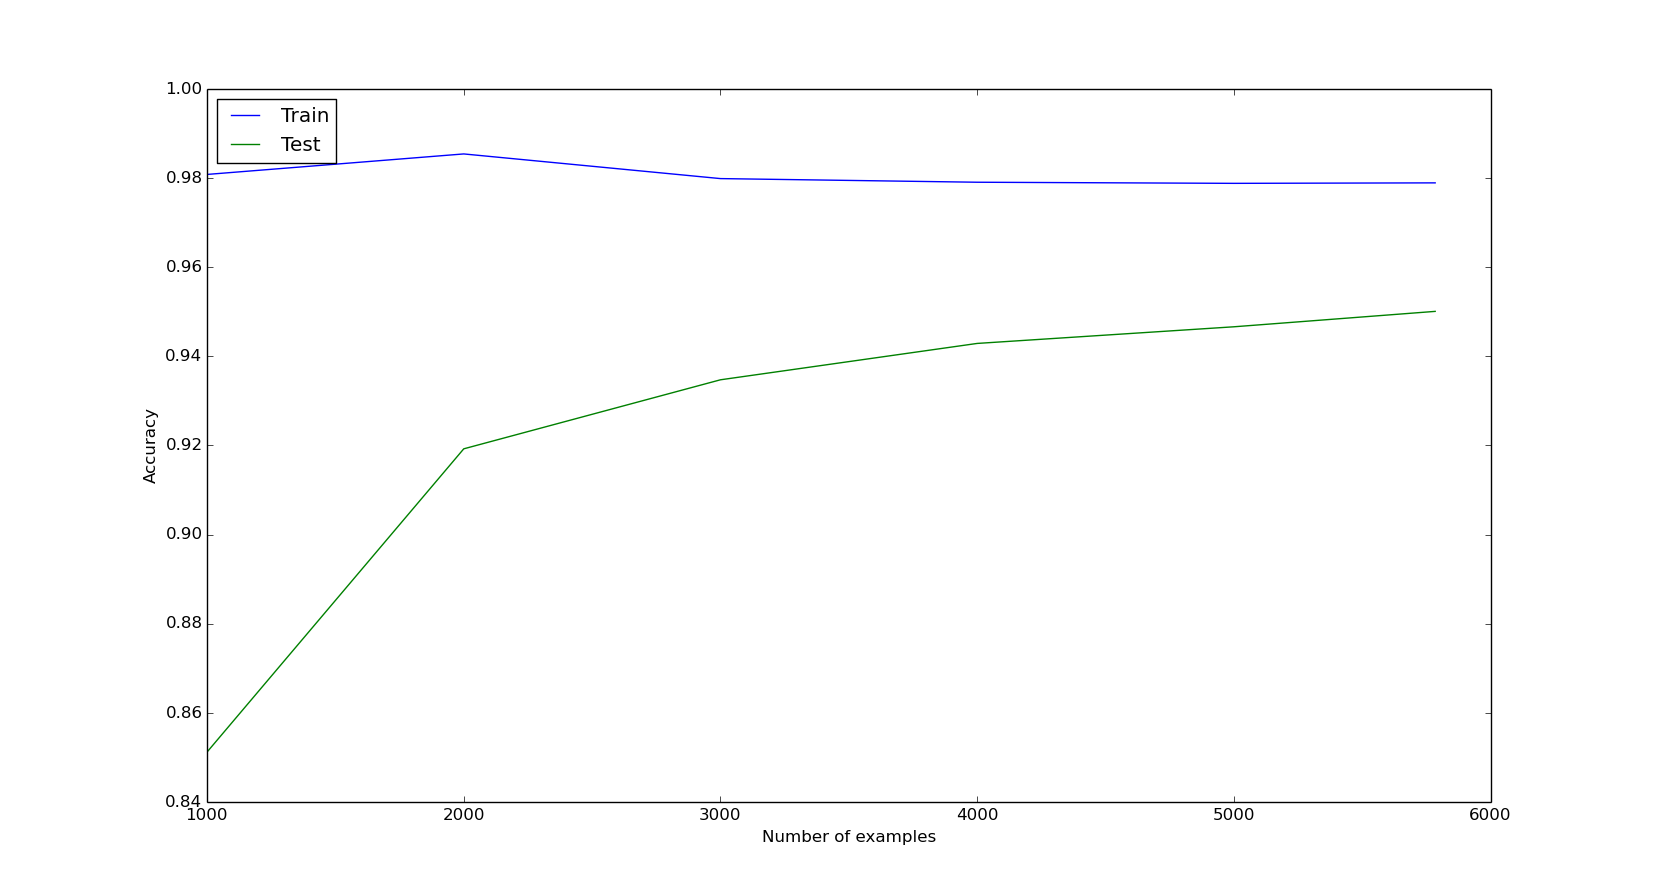

The script that drew this image:

# coding: utf-8

# In[19]:

import random
from collections import Counter
import math
import time

def chunks(l, n):
    n = max(1, n)
    return [l[i:i + n] for i in range(0, len(l), n)]

def getAllLines():
    filename=open('20ng-rec_talk.txt','r')
    categories = []
    vocab_set = set()
    list_of_all_freq_counters_per_doc = []
    original_counter = Counter()
    all_lines = filename.readlines()
    random.shuffle(all_lines) ##randomize
    return all_lines


def getVocabAndCategorySets(all_lines):
    categories = []
    vocab_set = set()
    for line in all_lines: ##vocab on entire data!
        line = line.split()
        categories.append(line[0])
        line = line[1:]
        set_line = set(line)
        vocab_set = vocab_set | set_line
    return vocab_set, set(categories)

def prepareTrainAndTestSet(all_lines, split_count = 5): ##Part D change here!
    (l1,l2,l3,l4,l5) = chunks(all_lines,len(all_lines)/split_count)
    train_list = []
    test_list = []
    
    ##5 is test
    train_list.append(l1+l2+l3+l4)
    test_list.append(l5)
    
    ##4 is test
    train_list.append(l1+l2+l3+l5)
    test_list.append(l4)
    
    ##3 is test
    train_list.append(l1+l2+l5+l4)
    test_list.append(l3)
    
    ##2 is test
    train_list.append(l1+l5+l3+l4)
    test_list.append(l2)
    
    ##1 is test
    train_list.append(l5+l2+l3+l4)
    test_list.append(l1)
        
    return train_list, test_list

def getProbForEactCategory(categories, categories_set):
    ##this is on the training set
    counter_category_all =  Counter(categories)
    #print counter_category_all ##can work directly on this using python i think!
    #print '\n'
    prob_cat_all = Counter()
    total_cat = len(categories)
    for cat in categories_set:
        prob_cat_all[cat] = counter_category_all[cat]/float(total_cat)
    return prob_cat_all ##OUR PVJ
#prob_cat_all = getProbForEactCategory(categories)
#print prob_cat_all

def getCoreDataStructures1(train_list, categories_set):
    ##now everything on train data
    categories = []
    category_lenth_Counter = Counter() ##total number of words in each category
    category_word_Counter = Counter() ##counter for each word per category
    for cat in categories_set:
        category_lenth_Counter[cat] = 0
        category_word_Counter[cat] = Counter()
    for line in train_list:
        line = line.split()
        presernt_cat = line[0]
        categories.append(presernt_cat)    
        line = line[1:]
        category_lenth_Counter[presernt_cat] = category_lenth_Counter[presernt_cat] + len(line) 
        counts_dict_present_doc = Counter(line)
        category_word_Counter[presernt_cat] = category_word_Counter[presernt_cat] + counts_dict_present_doc 
        #list_of_all_freq_counters_per_doc.append(counts_dict_each_doc)
        #original_counter = original_counter + counts_dict_each_doc
    return category_lenth_Counter, category_word_Counter, categories
# start = time.time()
# category_lenth_Counter, category_word_Counter, categories = getCoreDataStructures1(train_list, categories_set)
# end = time.time()
# print str(end-start) + ' seconds'

##categories_vocab_set is a bug, remove this argument from all places
def getCoreDataStructures2(vocab_set, categories_vocab_set, category_lenth_Counter, category_word_Counter, categories_set):
    dim1 = Counter() ##counter against words
    vocab_count = len(vocab_set)
    for wk in vocab_set:
            dim2 = Counter() ##counter against labels/categories
            for catk in categories_set:
                n = category_lenth_Counter[catk]
                nk = category_word_Counter[catk][wk]
                dim2[catk] =  float(nk+1)/float(n+vocab_count)
            dim1[wk] = dim2
    return dim1

def getTestAccuracy(test_list, dim1, categories_set, prob_cat_all):
    count = 0
    for line in test_list:
        line = line.split()
        presernt_cat = line[0] ##actually the category
        #print presernt_cat,
        line = line[1:]
        prob_Counter_per_cat = Counter()
        output_cat = '' ##our predicted category
        max_prob_cat = -10000000000
        for curr_cat in categories_set:
            curr_prob = math.log10(prob_cat_all[curr_cat])
            for word in line:
                curr_prob = curr_prob + math.log10(dim1[word][curr_cat])
            prob_Counter_per_cat[curr_cat] = curr_prob
            if curr_prob > max_prob_cat:
                max_prob_cat = curr_prob
                output_cat = curr_cat
        #print output_cat
        if presernt_cat == output_cat:
            count = count +1
    return float(count)/len(test_list)

def getTestAccuracyWithConfusionMatrix(test_list, dim1, categories_set, prob_cat_all):
    count = 0
    for line in test_list:
        line = line.split()
        presernt_cat = line[0] ##actually the category
        #print presernt_cat,
        line = line[1:]
        prob_Counter_per_cat = Counter()
        output_cat = '' ##our predicted category
        max_prob_cat = -10000000000
        for curr_cat in categories_set:
            curr_prob = math.log10(prob_cat_all[curr_cat])
            for word in line:
                curr_prob = curr_prob + math.log10(dim1[word][curr_cat])
            prob_Counter_per_cat[curr_cat] = curr_prob
            if curr_prob > max_prob_cat:
                max_prob_cat = curr_prob
                output_cat = curr_cat
        
        #print output_cat
        if presernt_cat == output_cat:
            count = count +1
        ##dict of confusion
        ##gloabl
        
        global confusionDict
        confusionDict[presernt_cat][output_cat] = confusionDict[presernt_cat][output_cat] + 1 
        
    return float(count)/len(test_list)

def printConfusionDict(someDict):
    allKeys = someDict.keys()
    print '\t',
    for key in allKeys:
        print key+' ',
    for key1 in allKeys:
        print key1 + ' '
        for key2 in allKeys:
            print str(someDict[key1][key2])+'\t', 

    
def partA():
    start = time.time()
    all_lines = getAllLines()
    vocab_set, categories_set = getVocabAndCategorySets(all_lines)
    #print len(vocab_set), len(categories_set)
    print categories_set
    train_list_collection, test_list_collection = prepareTrainAndTestSet(all_lines)
    #print len(train_list), len(test_list)
    ##Code for part a
    total_acc = 0.0

    for i in range(len(train_list_collection)):
        print 'Collection ' +str(i)
        category_lenth_Counter, category_word_Counter, categories = getCoreDataStructures1(train_list_collection[i], categories_set)

        prob_cat_all = getProbForEactCategory(categories, categories_set)
        #print prob_cat_all

        dim1 = getCoreDataStructures2(vocab_set, categories_set, category_lenth_Counter, category_word_Counter, categories_set)
        curr_acc = getTestAccuracy(test_list_collection[i], dim1, categories_set, prob_cat_all)
        print curr_acc
        total_acc = total_acc + curr_acc

    end = time.time()
    print str(end-start) + ' seconds'
    print total_acc/float(len(train_list_collection))
    
#Usage: partA()

def partBHelper(test_list_collection, categories_set):
    unique_categories_list = list(categories_set)
    #print unique_categories_list
    total_acc = 0.0
    for i in range(len(test_list_collection)):
        #print 'Collection: '+str(i)
        count = 0
        #print 'Length of Collection '+str(len(test_list_collection[i]))
        for curr_line in test_list_collection[i]:
            actual_cat = curr_line.split()[0]
            our_output_cat = random.choice(unique_categories_list)
            if actual_cat == our_output_cat:
                count = count + 1
        total_acc = total_acc + (float(count)/float(len(test_list_collection[i])))
    total_acc = total_acc/float(len(test_list_collection))
    print 'Randomized: ' + str(total_acc)
    
    
def partB():
    
    start = time.time()
    all_lines = getAllLines()
    vocab_set, categories_set = getVocabAndCategorySets(all_lines)
    #print len(vocab_set), len(categories_set)
    #print categories_set
    train_list_collection, test_list_collection = prepareTrainAndTestSet(all_lines)
    #print len(train_list), len(test_list)
    ##Code for part a
    total_acc = 0.0
    
    partBHelper(test_list_collection, categories_set)
    

    
def partE():
    
    
    
    start = time.time()
    all_lines = getAllLines()
    vocab_set, categories_set = getVocabAndCategorySets(all_lines)
    
    global confusionDict
    confusionDict = {}
    
    for category1 in categories_set:
        confusionDict[category1] = {}
        for category2 in categories_set:
            confusionDict[category1][category2] = 0
    
    #print len(vocab_set), len(categories_set)
    #print categories_set
    train_list_collection, test_list_collection = prepareTrainAndTestSet(all_lines)
    #print len(train_list), len(test_list)
    ##Code for part a
    total_acc = 0.0

    for i in range(len(train_list_collection)):
        print 'Collection ' +str(i)
        category_lenth_Counter, category_word_Counter, categories = getCoreDataStructures1(train_list_collection[i], categories_set)

        prob_cat_all = getProbForEactCategory(categories, categories_set)
        #print prob_cat_all

        dim1 = getCoreDataStructures2(vocab_set, categories_set, category_lenth_Counter, category_word_Counter, categories_set)
        curr_acc = getTestAccuracyWithConfusionMatrix(test_list_collection[i], dim1, categories_set, prob_cat_all)
        print curr_acc
        total_acc = total_acc + curr_acc

    end = time.time()
    print str(end-start) + ' seconds'
    print total_acc/float(len(train_list_collection))
    printConfusionDict(confusionDict)
    
#Usage: partE()

def partDToPlot(testl,trainl,lengthl):
    import matplotlib.pyplot as plt
    plt.plot(lengthl, trainl)
    plt.plot(lengthl, testl)
    plt.legend(['Train','Test'], loc='upper left')
    plt.ylabel('Accuracy')
    plt.xlabel('Number of examples')
    plt.show()
    
def readAndPlotPartD():
    filename = 'partD.txt'
    filename =  open(filename,'r')
    allLines = filename.readlines()
    testAll = allLines[0].split()
    trainAll = allLines[1].split()
    lengthAll = allLines[2].split()
    partDToPlot(testAll, trainAll, lengthAll)
    
# readAndPlotPartD()
def partDHelper(total_len, train_list_collection, test_list_collection, vocab_set, categories_set):
    ##Code for part a
    total_acc = 0.0
    train_acc = 0.0

    for i in range(len(train_list_collection)):
        print 'Collection ' +str(i)
        category_lenth_Counter, category_word_Counter, categories = getCoreDataStructures1(train_list_collection[i][:total_len], categories_set)
    
        prob_cat_all = getProbForEactCategory(categories, categories_set)
        #print prob_cat_all
    
        dim1 = getCoreDataStructures2(vocab_set, categories_set, category_lenth_Counter, category_word_Counter, categories_set)
        curr_acc = getTestAccuracy(test_list_collection[i], dim1, categories_set, prob_cat_all)
        curr_train_acc = getTestAccuracy(train_list_collection[i][:total_len], dim1, categories_set, prob_cat_all) 
        print curr_acc, curr_train_acc
        total_acc = total_acc + curr_acc
        train_acc = train_acc + curr_train_acc
    
    #end = time.time()
    print 'total_len '+str(total_len)
    #print str(end-start) + ' seconds'
    print total_acc/float(len(train_list_collection)),train_acc/float(len(train_list_collection))
    return total_acc/float(len(train_list_collection)),train_acc/float(len(train_list_collection))

def partD():
    
    all_lines = getAllLines()
    vocab_set, categories_set = getVocabAndCategorySets(all_lines)
    #print len(vocab_set), len(categories_set)
    print categories_set
    train_list_collection, test_list_collection = prepareTrainAndTestSet(all_lines)
    
    
    #lengths = [1000,2000]
    lengths = [1000,2000,3000,4000,5000,5784]
    testacc_list = []
    trainacc_list = []
    for length in lengths:
        print '##### Length ######'
        testacc,trainacc = partDHelper(length, train_list_collection, test_list_collection, vocab_set, categories_set)
        testacc_list.append(testacc)
        trainacc_list.append(trainacc)
        
    print testacc_list
    print trainacc_list
    print lengths
    partDToPlot(testacc_list, trainacc_list, lengths)

#Usage: partA(), partB(), etc.
partA()
